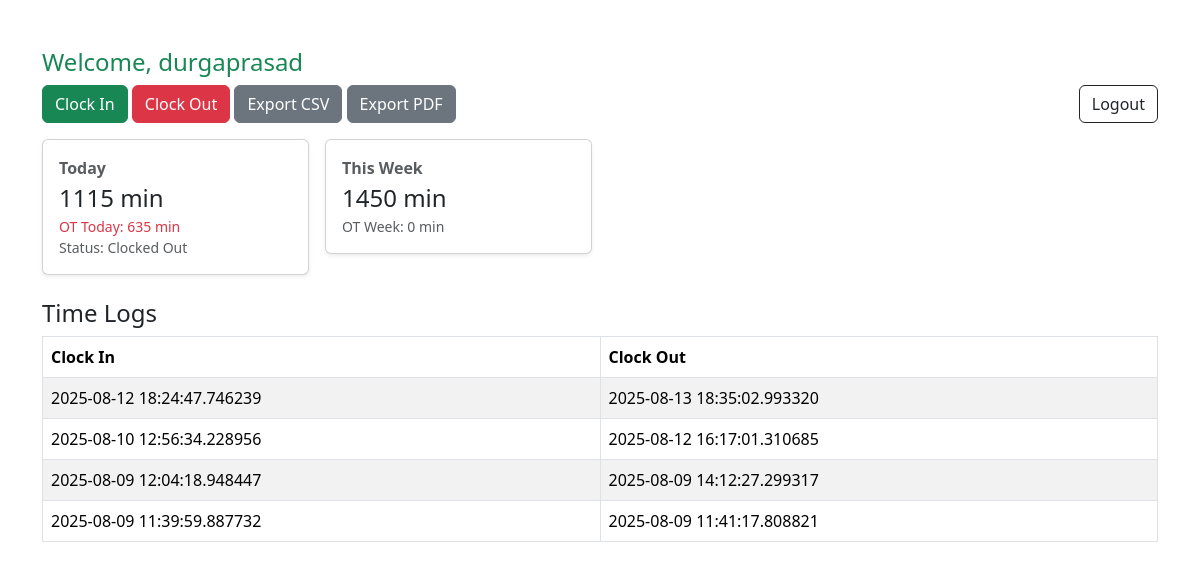
Page /dashboard (signed in) on the committed database.
### app.py (models this page shows)
class User(db.Model):
    id       = db.Column(db.Integer, primary_key=True)
    username = db.Column(db.String(100), unique=True, nullable=False)
    password = db.Column(db.String(200), nullable=False)  # plaintext for demo
    role     = db.Column(db.String(20), nullable=False)   # 'admin' | 'employee'

class TimeLog(db.Model):
    id        = db.Column(db.Integer, primary_key=True)
    user_id   = db.Column(db.Integer, db.ForeignKey('user.id'), nullable=False)
    clock_in  = db.Column(db.DateTime)
    clock_out = db.Column(db.DateTime)
    user      = db.relationship('User', backref='time_logs')

### app.py (the view, shortened to what this page needs)
@app.route('/dashboard')
def dashboard():
    if 'user_id' not in session:
        return redirect(url_for('index'))
    user = User.query.get(session['user_id'])
    start_date_str = request.args.get('start_date', '').strip()
    end_date_str   = request.args.get('end_date', '').strip()
    employee_q     = request.args.get('employee', '').strip()  # username partial
    def parse_date(d):
        try:    return datetime.strptime(d, "%Y-%m-%d").date()
        except: return None
    start_dt = end_dt = None
    if user.role == 'admin':
        if start_date_str:
            sd = parse_date(start_date_str)
            if sd: start_dt = datetime.combine(sd, time.min)
        if end_date_str:
            ed = parse_date(end_date_str)
            if ed: end_dt = datetime.combine(ed, time.max)
        logs_query = (TimeLog.query
                      .join(User, TimeLog.user_id == User.id)
                      .options(joinedload(TimeLog.user)))
        if employee_q:
            logs_query = logs_query.filter(User.username.ilike(f"%{employee_q}%"))
        if start_dt and end_dt:
            logs_query = logs_query.filter(and_(TimeLog.clock_in >= start_dt, TimeLog.clock_in <= end_dt))
        elif start_dt:
            logs_query = logs_query.filter(TimeLog.clock_in >= start_dt)
        elif end_dt:
            logs_query = logs_query.filter(TimeLog.clock_in <= end_dt)
        logs = logs_query.order_by(TimeLog.clock_in.desc()).all()
    else:
        logs = (TimeLog.query
                .filter_by(user_id=user.id)
                .options(joinedload(TimeLog.user))
                .order_by(TimeLog.clock_in.desc())
                .all())
    my_today, my_today_ot, my_week, my_week_ot, my_clocked_in = totals_for_user_today_and_week(user.id)
    summary = None
    employees = User.query.order_by(User.username.asc()).all() if user.role == 'admin' else []
    return render_template(
        'dashboard.html',
        user=user,
        role=user.role,
        logs=logs,
        summary=summary,
        my_today=my_today,
        my_today_ot=my_today_ot,
        my_week=my_week,
        my_week_ot=my_week_ot,
        my_clocked_in=my_clocked_in,
        employees=employees,
        start_date_val=start_date_str,
        end_date_val=end_date_str,
        employee_val=employee_q
    )

### app.py (called while the page is built)
def clamp(dt, start, end):
    if dt < start: return start
    if dt > end:   return end
    return dt

def minutes_in_range(log, start, end):
    if not log.clock_in:
        return 0
    s = clamp(log.clock_in, start, end)
    e = clamp(log.clock_out or datetime.now(), start, end)
    if e <= s:
        return 0
    return int((e - s).total_seconds() // 60)

def day_bounds(dt_date):
    start = datetime.combine(dt_date, time.min)
    end   = datetime.combine(dt_date, time.max)
    return start, end

def this_week_bounds():
    today = datetime.today().date()
    week_start_date = today - timedelta(days=today.weekday())  # Monday
    week_end_date   = week_start_date + timedelta(days=6)      # Sunday
    return day_bounds(week_start_date)[0], day_bounds(week_end_date)[1]

def totals_for_user_today_and_week(user_id):
    today = datetime.today().date()
    today_start, today_end = day_bounds(today)
    week_start, week_end   = this_week_bounds()
    logs = (TimeLog.query
            .filter(TimeLog.user_id == user_id, TimeLog.clock_in >= week_start)
            .order_by(TimeLog.clock_in.asc())
            .all())
    today_minutes  = sum(minutes_in_range(l, today_start, today_end) for l in logs)
    week_minutes   = sum(minutes_in_range(l, week_start,  week_end)  for l in logs)
    clocked_in_now = any(l.clock_out is None for l in logs)
    today_ot = max(0, today_minutes - DAILY_OT_THRESHOLD_MIN)
    week_ot  = max(0, week_minutes  - WEEKLY_OT_THRESHOLD_MIN)
    return today_minutes, today_ot, week_minutes, week_ot, clocked_in_now

### templates/dashboard.html (shortened to what this page needs)
{% extends 'base.html' %} {% block title %}Dashboard{% endblock %} {% block content %}
<h4 class="text-success">Welcome, {{ user.username }}</h4>
<div class="mb-3">
    {% if role == 'employee' %}
    <a href="/clock_in" class="btn btn-success">Clock In</a>
    <a href="/clock_out" class="btn btn-danger">Clock Out</a> {% endif %}
    <a href="/export_csv" class="btn btn-secondary">Export CSV</a>
    <a href="/export_pdf" class="btn btn-secondary">Export PDF</a>
    <a href="/logout" class="btn btn-outline-dark float-end">Logout</a>
</div>
<div class="row g-3">
    <div class="col-md-3">
        <div class="card shadow-sm p-3">
            <div class="fw-bold text-muted">Today</div>
            <div class="fs-4">{{ my_today }} min</div>
            <div class="small {{ 'text-danger' if my_today_ot > 0 else 'text-muted' }}">OT Today: {{ my_today_ot }} min</div>
            <div class="small {{ 'text-success' if my_clocked_in else 'text-muted' }}">Status: {{ 'Clocked In' if my_clocked_in else 'Clocked Out' }}</div>
        </div>
    </div>
    <div class="col-md-3">
        <div class="card shadow-sm p-3">
            <div class="fw-bold text-muted">This Week</div>
            <div class="fs-4">{{ my_week }} min</div>
            <div class="small {{ 'text-danger' if my_week_ot > 0 else 'text-muted' }}">OT Week: {{ my_week_ot }} min</div>
        </div>
    </div>
</div>
<h4 class="mt-4">Time Logs</h4>
<table class="table table-bordered table-striped">
    <thead>
        <tr>
            <th>Clock In</th>
            <th>Clock Out</th>
        </tr>
    </thead>
    <tbody>
        {% for log in logs %}
        <tr>
            <td>{{ log.clock_in }}</td>
            <td>{{ log.clock_out or '—' }}</td>
        </tr>
        {% endfor %}
    </tbody>
</table>
{% endblock %}

### rows in the picture
User: username "durgaprasad"
TimeLog: clock_in "2025-08-12 18:24:47.746239", clock_out "2025-08-13 18:35:02.993320"
TimeLog: clock_in "2025-08-10 12:56:34.228956", clock_out "2025-08-12 16:17:01.310685"
TimeLog: clock_in "2025-08-09 12:04:18.948447", clock_out "2025-08-09 14:12:27.299317"
TimeLog: clock_in "2025-08-09 11:39:59.887732", clock_out "2025-08-09 11:41:17.808821"

### other values in the picture
{{ my_today }} "1115"
{{ my_today_ot }} "635"
{{ 'Clocked In' if my_clocked_in else 'Clocked Out' }} "Clocked Out"
{{ my_week }} "1450"
{{ my_week_ot }} "0"
